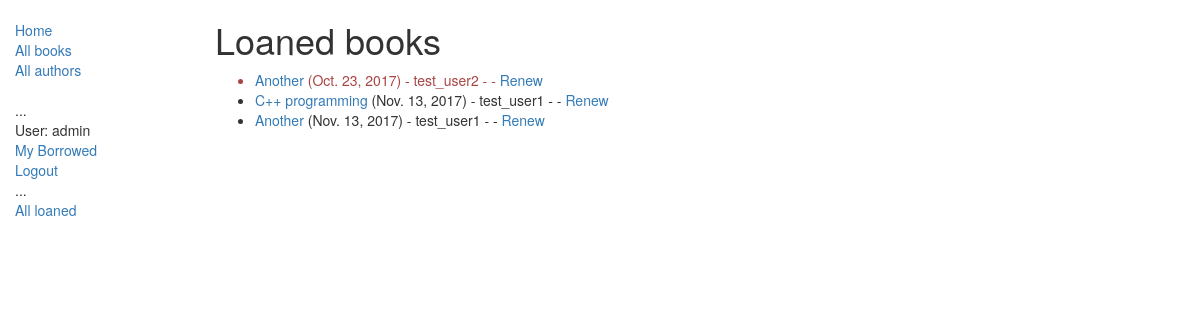
Page /catalog/loanedbooks/ (signed in) on the committed database.
### catalog/models.py (models this page shows, shortened)
class BookInstance(models.Model):
    id = models.UUIDField(primary_key=True, default=uuid.uuid4, help_text="Unique ID for this particular book across whole library");
    book = models.ForeignKey('Book', on_delete=models.SET_NULL, null=True);
    imprint = models.CharField(max_length=200);
    due_back = models.DateField(null=True, blank=True);
    LOAN_STATUS = (
        ('m', 'Maintenance'),
        ('o', 'On loan'),
        ('a', 'Available'),
        ('r', 'Reserved'),
    )
    status = models.CharField(max_length=1, choices=LOAN_STATUS, blank=True, help_text='Book availability');
    borrower = models.ForeignKey(User, on_delete=models.SET_NULL, null=True, blank=True);
    @property
    def is_overdue(self):
        if self.due_back and date.today() > self.due_back:
            return True
        return False
    class Meta:
        ordering = ["due_back"];
        permissions = (("can_mark_returned", "Set book as returned"),);

class Book(models.Model):
    title = models.CharField(max_length=200);
    author = models.ForeignKey('Author', on_delete=models.SET_NULL, null=True);
    summary = models.TextField(max_length=1000, help_text="Enter a brief description");
    isbn = models.CharField('ISBN', max_length=13, help_text='13 Character <a href="https://www.isbn-international.org/content/what-isbn">ISBN number</a>');
    genre = models.ManyToManyField(Genre, help_text="Select a genre for this book");
    language = models.ForeignKey('Language', on_delete=models.SET_NULL, null=True);
    def display_genre(self):
        """
        Creates a string for the Genre. This is required to display genre in Admin.
        """
        return ', '.join([genre.name for genre in self.genre.all()[:3]]);
    display_genre.short_description = 'Genre';
    class Meta:
        ordering = ["title"];

### catalog/views.py (the view)
class LoanedBooksByLabrarianListView(PermissionRequiredMixin, generic.ListView):
    model = BookInstance;
    permission_required = 'catalog.can_mark_returned';
    template_name = 'catalog/bookinstance_list_loaned_librarian.html';
    paginate_by = 20;
    def get_queryset(self):
        return BookInstance.objects.filter(status__exact='o').order_by('due_back');

### catalog/templates/catalog/bookinstance_list_loaned_librarian.html
{% extends "base_generic.html" %}
{% block content %}
    <h1>Loaned books</h1>
    {% if bookinstance_list %}
    <ul>
      {% for bookinst in bookinstance_list %}
      <li class="{% if bookinst.is_overdue %}text-danger{% endif %}">
        <a href="{% url 'book-detail' bookinst.book.pk %}">{{bookinst.book.title}}</a> ({{ bookinst.due_back }}) - {{bookinst.borrower.get_username}} - {% if perms.catalog.can_mark_returned %}- <a href="{% url 'renew-book-librarian' bookinst.id %}">Renew</a>  {% endif %}
      </li>
      {% endfor %}
    </ul>
    {% else %}
      <p>There are no books loaned.</p>
    {% endif %}
{% endblock %}

### catalog/templates/base_generic.html (shortened to what this page needs)
<!DOCTYPE html>
<html lang="en">
<head>
  <link rel="stylesheet" href="https://maxcdn.bootstrapcdn.com/bootstrap/3.3.7/css/bootstrap.min.css">
  {% load static %}
  <link rel="stylesheet" href="{% static 'css/styles.css' %}">
</head>
<body>
  <div class="container-fluid">
    <div class="row">
      <div class="col-sm-2">
      {% block sidebar %}
      <ul class="sidebar-nav">
          <li><a href="{% url 'index' %}">Home</a></li>
          <li><a href="{% url 'books' %}">All books</a></li>
          <li><a href="{% url 'authors' %}">All authors</a></li>
      </ul>
	  <ul class="sidebar-nav">
		...
	   {% if user.is_authenticated %}
		 <li>User: {{ user.get_username }}</li>
		 <li><a href="{% url 'my-borrowed' %}">My Borrowed</a></li>
		 <li><a href="{% url 'logout'%}?next={{request.path}}">Logout</a></li>
	   {% else %}
		 <li><a href="{% url 'login'%}?next={{request.path}}">Login</a></li>
	   {% endif %}
	   ...
	   {%if perms.catalog.can_mark_returned%}
		 <li><a href="{%url 'all-loaned'%}?next={{request.path}}">All loaned</a></li>
	   {%endif%}
	  </ul>
     {% endblock %}
      </div>
      <div class="col-sm-10 ">
      {% block content %}{% endblock %}
      </div>
    </div>
  </div>
</body>
</html>

### catalog/static/css/styles.css (style rules this page uses)
.sidebar-nav { margin-top: 20px; padding: 0; list-style: none; }

### rows in the picture
BookInstance: book "Another", due_back "Oct. 23, 2017", borrower.get_username "test_user2"
BookInstance: book "C++ programming", due_back "Nov. 13, 2017", borrower.get_username "test_user1"
BookInstance: book "Another", due_back "Nov. 13, 2017", borrower.get_username "test_user1"

### other values in the picture
{{ user.get_username }} "admin"
